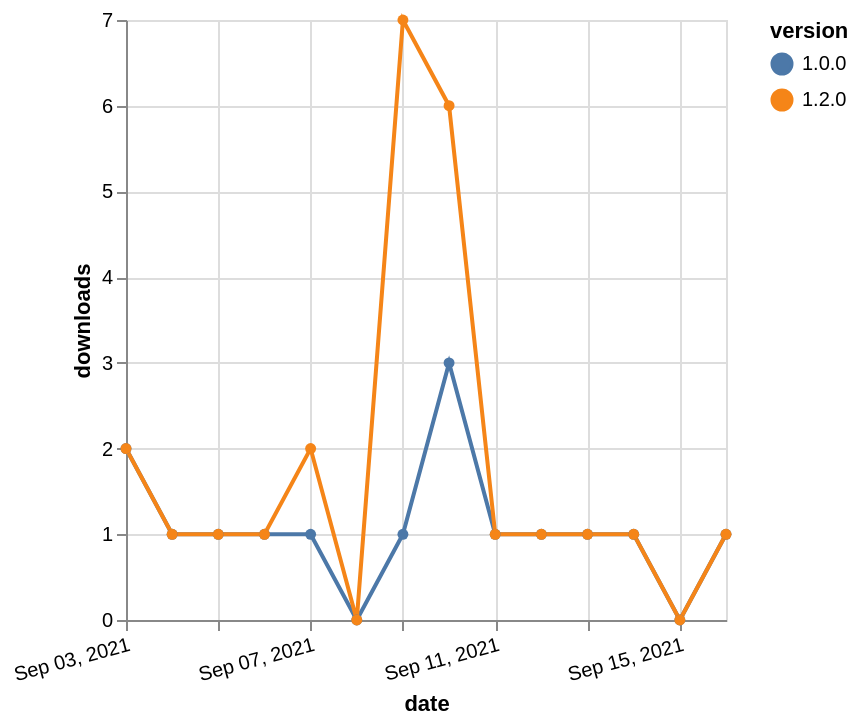

Express this chart as Vega-Lite.
### Vega-Lite specification from a JSON file in a GitHub repository (floating-point values rounded to 4 significant figures)
{"$schema": "https://vega.github.io/schema/vega-lite/v5.json", "description": "A simple bar chart with embedded data.", "data": {"values": [{"date": "2021-09-03", "total": 215, "delta": 2, "version": "1.0.0"}, {"date": "2021-09-04", "total": 216, "delta": 1, "version": "1.0.0"}, {"date": "2021-09-05", "total": 217, "delta": 1, "version": "1.0.0"}, {"date": "2021-09-06", "total": 218, "delta": 1, "version": "1.0.0"}, {"date": "2021-09-07", "total": 219, "delta": 1, "version": "1.0.0"}, {"date": "2021-09-08", "total": 219, "delta": 0, "version": "1.0.0"}, {"date": "2021-09-09", "total": 220, "delta": 1, "version": "1.0.0"}, {"date": "2021-09-10", "total": 223, "delta": 3, "version": "1.0.0"}, {"date": "2021-09-11", "total": 224, "delta": 1, "version": "1.0.0"}, {"date": "2021-09-12", "total": 225, "delta": 1, "version": "1.0.0"}, {"date": "2021-09-13", "total": 226, "delta": 1, "version": "1.0.0"}, {"date": "2021-09-14", "total": 227, "delta": 1, "version": "1.0.0"}, {"date": "2021-09-15", "total": 227, "delta": 0, "version": "1.0.0"}, {"date": "2021-09-16", "total": 228, "delta": 1, "version": "1.0.0"}, {"date": "2021-09-03", "total": 132, "delta": 2, "version": "1.2.0"}, {"date": "2021-09-04", "total": 133, "delta": 1, "version": "1.2.0"}, {"date": "2021-09-05", "total": 134, "delta": 1, "version": "1.2.0"}, {"date": "2021-09-06", "total": 135, "delta": 1, "version": "1.2.0"}, {"date": "2021-09-07", "total": 137, "delta": 2, "version": "1.2.0"}, {"date": "2021-09-08", "total": 137, "delta": 0, "version": "1.2.0"}, {"date": "2021-09-09", "total": 144, "delta": 7, "version": "1.2.0"}, {"date": "2021-09-10", "total": 150, "delta": 6, "version": "1.2.0"}, {"date": "2021-09-11", "total": 151, "delta": 1, "version": "1.2.0"}, {"date": "2021-09-12", "total": 152, "delta": 1, "version": "1.2.0"}, {"date": "2021-09-13", "total": 153, "delta": 1, "version": "1.2.0"}, {"date": "2021-09-14", "total": 154, "delta": 1, "version": "1.2.0"}, {"date": "2021-09-15", "total": 154, "delta": 0, "version": "1.2.0"}, {"date": "2021-09-16", "total": 155, "delta": 1, "version": "1.2.0"}]}, "width": "container", "mark": {"type": "line", "point": {"filled": true}}, "encoding": {"x": {"field": "date", "type": "temporal", "timeUnit": "yearmonthdate", "title": "date", "axis": {"labelAngle": -15}}, "y": {"field": "delta", "type": "quantitative", "title": "downloads"}, "color": {"field": "version", "type": "nominal"}, "tooltip": {"field": "delta"}}}
